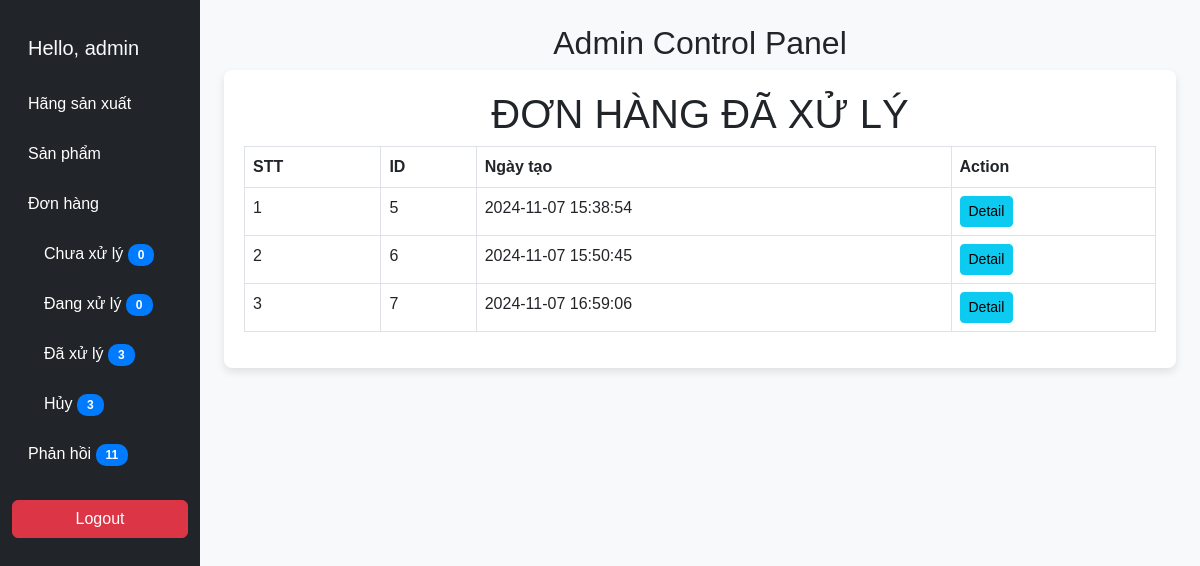
Screenshot of /admin/index.php?option=order&status=3 (signed in) with the database file from the repository.
### tables this page shows
CREATE TABLE `orders` (
  `id` int(11) NOT NULL,
  `ordermethodid` int(11) DEFAULT NULL,
  `memberid` int(11) DEFAULT NULL,
  `orderdate` datetime NOT NULL DEFAULT current_timestamp(),
  `status` tinyint(1) NOT NULL DEFAULT 1 COMMENT '1:Chưa xử lý;\r\n2: Đang xử lý;\r\n3: Đã xử lí;\r\n4: Hủy;',
  `name` varchar(25) DEFAULT NULL,
  `address` varchar(250) DEFAULT NULL,
  `mobile` varchar(12) DEFAULT NULL,
  `email` varchar(30) DEFAULT NULL,
  `note` varchar(200) DEFAULT NULL
);

### admin/order/showorder.php (the view, shortened to what this page needs)
<head>
</head>
<?php
$status = isset($_GET['status']) ? intval($_GET['status']) : 1;
$query = "SELECT * FROM orders WHERE status = $status";
$result = $conn->query($query);
?>
<h1>ĐƠN HÀNG <?= $status == 1 ? 'CHƯA XỬ LÝ' : ($status == 2 ? 'ĐANG XỬ LÝ' : ($status == 3 ? 'ĐÃ XỬ LÝ' : 'HỦY')) ?></h1>
<table class='table table-bordered'>
    <thead>
        <tr>
            <th>STT</th>
            <th>ID</th>
            <th>Ngày tạo</th>
            <th>Action</th>
        </tr>
    </thead>
    <tbody>
        <?php
        $count = 1;
        if ($result->num_rows > 0):
            foreach ($result as $item):
        ?>
            <tr>
                <td><?= $count++ ?></td>
                <td><?= $item['id'] ?></td>
                <td><?= $item['orderdate'] ?></td>
                <td>
                    <a class="btn btn-sm btn-info" href="?option=orderdetail&id=<?= $item['id'] ?>">Detail</a>
                </td>
            </tr>
        <?php
            endforeach;
        else:
            echo "<tr><td colspan='4'>Không có đơn hàng nào.</td></tr>";
        endif;
        ?>
    </tbody>
</table>

### admin/index.php (style rules this page uses)
h1 { text-align:center; }

### admin/admincontrolpanel.php (style rules this page uses)
body { font-family: Arial, sans-serif; background-color: #f8f9fa; }

### rows the page displays
orders: id "5", orderdate "2024-11-07 15:38:54"
orders: id "6", orderdate "2024-11-07 15:50:45"
orders: id "7", orderdate "2024-11-07 16:59:06"

### other values shown
$_SESSION['admin'] "admin"
$chuaxuly "0"
$dangxuly "0"
$daxuly "3"
$huy "3"
$phanhoi "11"
